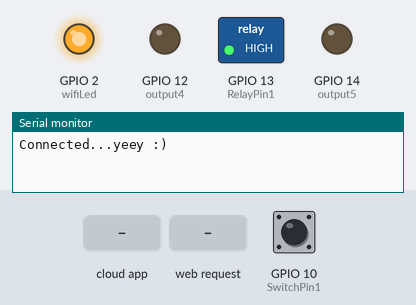
Bench run of a sketch on a simulated ESP8266 (NodeMCU). Shown: switched loads named in the sketch (green lamp = pin HIGH), output pins drawn as LEDs (lit = HIGH), the last lines printed to the serial monitor. Inputs (shaded band) come from the test bench; at power-on: GPIO 10 (SwitchPin1) HIGH. WiFi joins after 1.5 s; servers stay silent unless stated.

Above: at 2.7 s.
2.8 s: the phone or cloud app sets xxxxxxxxxxxxxxxxxxxxxxxx to 1
At 3.3 s:
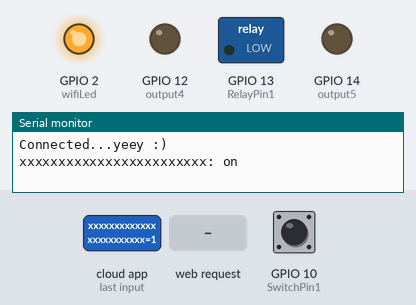
4.3 s: HTTP request GET /5/on received
At 5.4 s:
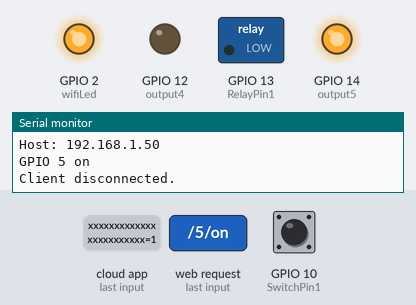
5.8 s: the phone or cloud app sets xxxxxxxxxxxxxxxxxxxxxxxx to 0
At 6.8 s:
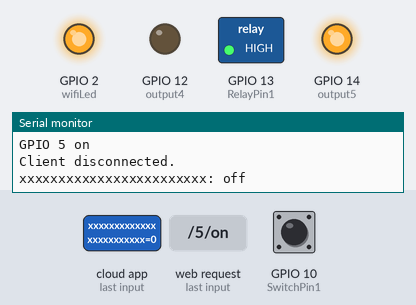
7.3 s: HTTP request GET /4/on received
At 7.8 s:
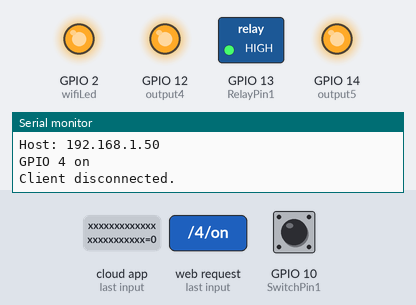
8.8 s: GPIO 10 (SwitchPin1) pulled LOW for 0.15 s
At 9.8 s:
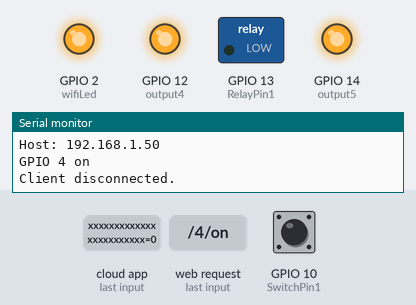
10.4 s: HTTP request GET /5/off received
At 11.3 s:
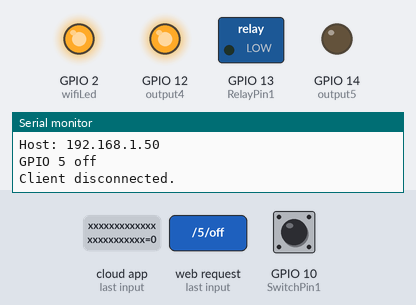
Timing chart, 0 to 12.9 s (numbered marks = the images above; inputs shaded):
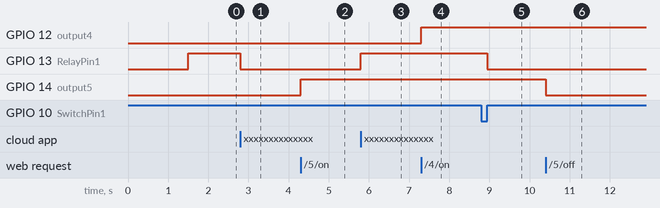

The sketch:

sinric-new.ino
```cpp
/**********************************************************************************
 *  TITLE: Google + Alexa + Manual Switch/Button control 4 Relays using NodeMCU & Sinric Pro (Real time feedback)
 *  (flipSwitch can be a tactile button or a toggle switch) (code taken from Sinric Pro examples then modified)
 *  Click on the following links to learn more.
 *  YouTube Video: https://youtu.be/gpB4600keWA
 *  Related Blog : https://iotcircuithub.com/esp8266-projects/
 *  by Tech StudyCell
 *  Preferences--> Aditional boards Manager URLs :
 *  https://dl.espressif.com/dl/package_esp32_index.json, http://arduino.esp8266.com/stable/package_esp8266com_index.json
 *
 *  Download Board ESP8266 NodeMCU : https://github.com/esp8266/Arduino
 *  Download the libraries
 *  ArduinoJson Library: https://github.com/bblanchon/ArduinoJson
 *  arduinoWebSockets Library: https://github.com/Links2004/arduinoWebSockets
 *  SinricPro Library: https://sinricpro.github.io/esp8266-esp32-sdk/
 *
 *  If you encounter any issues:
 * - check the readme.md at https://github.com/sinricpro/esp8266-esp32-sdk/blob/master/README.md
 * - ensure all dependent libraries are installed
 *   - see https://github.com/sinricpro/esp8266-esp32-sdk/blob/master/README.md#arduinoide
 *   - see https://github.com/sinricpro/esp8266-esp32-sdk/blob/master/README.md#dependencies
 * - open serial monitor and check whats happening
 * - check full user documentation at https://sinricpro.github.io/esp8266-esp32-sdk
 * - visit https://github.com/sinricpro/esp8266-esp32-sdk/issues and check for existing issues or open a new one
 **********************************************************************************/

// Uncomment the following line to enable serial debug output
//#define ENABLE_DEBUG

#ifdef ENABLE_DEBUG
#define DEBUG_ESP_PORT Serial
#define NODEBUG_WEBSOCKETS
#define NDEBUG
#endif

#include <Arduino.h>
#include <WiFiManager.h>  // https://github.com/tzapu/WiFiManager
#include <ESP8266WiFi.h>
#include <DNSServer.h>
#include <ESP8266WebServer.h>
#include "SinricPro.h"
#include "SinricProSwitch.h"

#include <map>

// #define WIFI_SSID         "MEMFISPRO"
// #define WIFI_PASS         "ABDUAZIMOV"
#define APP_KEY ""   // Should look like "de0bxxxx-1x3x-4x3x-ax2x-5dabxxxxxxxx"
#define APP_SECRET ""  // Should look like "5f36xxxx-x3x7-4x3x-xexe-e86724a9xxxx-4c4axxxx-3x3x-x5xe-x9x3-333d65xxxxxx"

//Enter the device IDs here
#define device_ID_1 "xxxxxxxxxxxxxxxxxxxxxxxx"
#define device_ID_2 "xxxxxxxxxxxxxxxxxxxxxxxx"
// #define device_ID_3 "xxxxxxxxxxxxxxxxxxxxxxxx"
// #define device_ID_4 "xxxxxxxxxxxxxxxxxxxxxxxx"

// define the GPIO connected with Relays and switches
#define RelayPin1 13  //D1
#define RelayPin2 4  //D2
// #define RelayPin3 14  //D5
// #define RelayPin4 12  //D6

#define SwitchPin1 10  //D3
#define SwitchPin2 0   //D3
// #define SwitchPin3 13  //D7
// #define SwitchPin4 3   //RX

#define wifiLed 2  // 16  //D0


// Set web server port number to 80
WiFiServer server(80);

// Variable to store the HTTP request
String header;

// Auxiliar variables to store the current output state
String output5State = "off";
String output4State = "off";

// Assign output variables to GPIO pins
const int output5 = 14;
const int output4 = 12;


// #define TRIGGER_PIN 17
// comment the following line if you use a toggle switches instead of tactile buttons
#define TACTILE_BUTTON 1

#define BAUD_RATE 9600

#define DEBOUNCE_TIME 250

int timeout = 120;  // seconds to run for

typedef struct {  // struct for the std::map below
  int relayPIN;
  int flipSwitchPIN;
} deviceConfig_t;


// this is the main configuration
// please put in your deviceId, the PIN for Relay and PIN for flipSwitch
// this can be up to N devices...depending on how much pin's available on your device ;)
// right now we have 4 devicesIds going to 4 relays and 4 flip switches to switch the relay manually
std::map<String, deviceConfig_t> devices = {
  //{deviceId, {relayPIN,  flipSwitchPIN}}
  { device_ID_1, { RelayPin1, SwitchPin1 } },
  { device_ID_2, { RelayPin2, SwitchPin2 } },
  // { device_ID_3, { RelayPin3, SwitchPin3 } },
  // { device_ID_4, { RelayPin4, SwitchPin4 } }
};

typedef struct {  // struct for the std::map below
  String deviceId;
  bool lastFlipSwitchState;
  unsigned long lastFlipSwitchChange;
} flipSwitchConfig_t;

std::map<int, flipSwitchConfig_t> flipSwitches;  // this map is used to map flipSwitch PINs to deviceId and handling debounce and last flipSwitch state checks
                                                 // it will be setup in "setupFlipSwitches" function, using informations from devices map

void setupRelays() {
  for (auto &device : devices) {            // for each device (relay, flipSwitch combination)
    int relayPIN = device.second.relayPIN;  // get the relay pin
    pinMode(relayPIN, OUTPUT);              // set relay pin to OUTPUT
    digitalWrite(relayPIN, HIGH);
  }
}

void setupFlipSwitches() {
  for (auto &device : devices) {          // for each device (relay / flipSwitch combination)
    flipSwitchConfig_t flipSwitchConfig;  // create a new flipSwitch configuration

    flipSwitchConfig.deviceId = device.first;     // set the deviceId
    flipSwitchConfig.lastFlipSwitchChange = 0;    // set debounce time
    flipSwitchConfig.lastFlipSwitchState = true;  // set lastFlipSwitchState to false (LOW)--

    int flipSwitchPIN = device.second.flipSwitchPIN;  // get the flipSwitchPIN

    flipSwitches[flipSwitchPIN] = flipSwitchConfig;  // save the flipSwitch config to flipSwitches map
    pinMode(flipSwitchPIN, INPUT_PULLUP);            // set the flipSwitch pin to INPUT
  }
}

bool onPowerState(String deviceId, bool &state) {
  Serial.printf("%s: %s\r\n", deviceId.c_str(), state ? "on" : "off");
  int relayPIN = devices[deviceId].relayPIN;  // get the relay pin for corresponding device
  digitalWrite(relayPIN, !state);             // set the new relay state
  return true;
}

void handleFlipSwitches() {
  unsigned long actualMillis = millis();                                          // get actual millis
  for (auto &flipSwitch : flipSwitches) {                                         // for each flipSwitch in flipSwitches map
    unsigned long lastFlipSwitchChange = flipSwitch.second.lastFlipSwitchChange;  // get the timestamp when flipSwitch was pressed last time (used to debounce / limit events)

    if (actualMillis - lastFlipSwitchChange > DEBOUNCE_TIME) {  // if time is > debounce time...

      int flipSwitchPIN = flipSwitch.first;                              // get the flipSwitch pin from configuration
      bool lastFlipSwitchState = flipSwitch.second.lastFlipSwitchState;  // get the lastFlipSwitchState
      bool flipSwitchState = digitalRead(flipSwitchPIN);                 // read the current flipSwitch state
      if (flipSwitchState != lastFlipSwitchState) {                      // if the flipSwitchState has changed...
#ifdef TACTILE_BUTTON
        if (flipSwitchState) {  // if the tactile button is pressed
#endif
          flipSwitch.second.lastFlipSwitchChange = actualMillis;  // update lastFlipSwitchChange time
          String deviceId = flipSwitch.second.deviceId;           // get the deviceId from config
          int relayPIN = devices[deviceId].relayPIN;              // get the relayPIN from config
          bool newRelayState = !digitalRead(relayPIN);            // set the new relay State
          digitalWrite(relayPIN, newRelayState);                  // set the trelay to the new state

          SinricProSwitch &mySwitch = SinricPro[deviceId];  // get Switch device from SinricPro
          mySwitch.sendPowerStateEvent(!newRelayState);     // send the event
#ifdef TACTILE_BUTTON
        }
#endif
        flipSwitch.second.lastFlipSwitchState = flipSwitchState;  // update lastFlipSwitchState
      }
    }
  }
}

void setupWiFi() {
  // WiFi.mode(WIFI_STA); // explicitly set mode, esp defaults to STA+AP
  WiFiManager wm;
  bool res;
  res = wm.autoConnect("Sinric", "abduazimov");  // password protected ap

  if (!res) {
    Serial.println("Failed to connect");
    // ESP.restart();
  } else {
    //if you get here you have connected to the WiFi
    Serial.println("Connected...yeey :)");
  }
}


void webPage() {
  WiFiClient client = server.available();  // Listen for incoming clients

  if (client) {                     // If a new client connects,
    Serial.println("New Client.");  // print a message out in the serial port
    String currentLine = "";        // make a String to hold incoming data from the client
    while (client.connected()) {    // loop while the client's connected
      if (client.available()) {     // if there's bytes to read from the client,
        char c = client.read();     // read a byte, then
        Serial.write(c);            // print it out the serial monitor
        header += c;
        if (c == '\n') {  // if the byte is a newline character
          // if the current line is blank, you got two newline characters in a row.
          // that's the end of the client HTTP request, so send a response:
          if (currentLine.length() == 0) {
            // HTTP headers always start with a response code (e.g. HTTP/1.1 200 OK)
            // and a content-type so the client knows what's coming, then a blank line:
            client.println("HTTP/1.1 200 OK");
            client.println("Content-type:text/html");
            client.println("Connection: close");
            client.println();

            // turns the GPIOs on and off
            if (header.indexOf("GET /5/on") >= 0) {
              Serial.println("GPIO 5 on");
              output5State = "on";
              digitalWrite(output5, HIGH);
            } else if (header.indexOf("GET /5/off") >= 0) {
              Serial.println("GPIO 5 off");
              output5State = "off";
              digitalWrite(output5, LOW);
            } else if (header.indexOf("GET /4/on") >= 0) {
              Serial.println("GPIO 4 on");
              output4State = "on";
              digitalWrite(output4, HIGH);
            } else if (header.indexOf("GET /4/off") >= 0) {
              Serial.println("GPIO 4 off");
              output4State = "off";
              digitalWrite(output4, LOW);
            }

            // Display the HTML web page
            client.println("<!DOCTYPE html><html>");
            client.println("<head><meta name=\"viewport\" content=\"width=device-width, initial-scale=1\">");
            client.println("<link rel=\"icon\" href=\"data:,\">");
            // CSS to style the on/off buttons
            // Feel free to change the background-color and font-size attributes to fit your preferences
            client.println("<style>html { font-family: Helvetica; display: inline-block; margin: 0px auto; text-align: center;}");
            client.println(".button { background-color: #195B6A; border: none; color: white; padding: 16px 40px;");
            client.println("text-decoration: none; font-size: 30px; margin: 2px; cursor: pointer;}");
            client.println(".button2 {background-color: #77878A;}</style></head>");

            // Web Page Heading
            client.println("<body><h1>ESP8266 Web Server</h1>");

            // Display current state, and ON/OFF buttons for GPIO 5
            client.println("<p>GPIO 5 - State " + output5State + "</p>");
            // If the output5State is off, it displays the ON button
            if (output5State == "off") {
              client.println("<p><a href=\"/5/on\"><button class=\"button\">ON</button></a></p>");
            } else {
              client.println("<p><a href=\"/5/off\"><button class=\"button button2\">OFF</button></a></p>");
            }

            // Display current state, and ON/OFF buttons for GPIO 4
            client.println("<p>GPIO 4 - State " + output4State + "</p>");
            // If the output4State is off, it displays the ON button
            if (output4State == "off") {
              client.println("<p><a href=\"/4/on\"><button class=\"button\">ON</button></a></p>");
            } else {
              client.println("<p><a href=\"/4/off\"><button class=\"button button2\">OFF</button></a></p>");
            }
            client.println("</body></html>");

            // The HTTP response ends with another blank line
            client.println();
            // Break out of the while loop
            break;
          } else {  // if you got a newline, then clear currentLine
            currentLine = "";
          }
        } else if (c != '\r') {  // if you got anything else but a carriage return character,
          currentLine += c;      // add it to the end of the currentLine
        }
      }
    }
    // Clear the header variable
    header = "";
    // Close the connection
    client.stop();
    Serial.println("Client disconnected.");
    Serial.println("");
  }
}

void setupSinricPro() {
  for (auto &device : devices) {
    const char *deviceId = device.first.c_str();
    SinricProSwitch &mySwitch = SinricPro[deviceId];
    mySwitch.onPowerState(onPowerState);
  }

  SinricPro.begin(APP_KEY, APP_SECRET);
  SinricPro.restoreDeviceStates(true);
}

void setup() {
  Serial.begin(BAUD_RATE);

  // Initialize the output variables as outputs
  pinMode(output5, OUTPUT);
  pinMode(output4, OUTPUT);
  // Set outputs to LOW
  digitalWrite(output5, LOW);
  digitalWrite(output4, LOW);

  setupWiFi();

  server.begin();

  pinMode(wifiLed, OUTPUT);
  digitalWrite(wifiLed, HIGH);

  setupRelays();
  setupFlipSwitches();
  setupSinricPro();
}

void loop() {
  SinricPro.handle();
  handleFlipSwitches();
  webPage();
}
```

Measured:
- after the input at 2.8 s, GPIO 13 (RelayPin1): HIGH → LOW at once
- after the input at 4.3 s, GPIO 14 (output5): LOW → HIGH at once
- after the input at 5.8 s, GPIO 13 (RelayPin1): LOW → HIGH at once
- after the input at 7.3 s, GPIO 12 (output4): LOW → HIGH at once
- after the input at 8.8 s, GPIO 13 (RelayPin1): HIGH → LOW after 0.15 s
- after the input at 10.4 s, GPIO 14 (output5): HIGH → LOW at once
